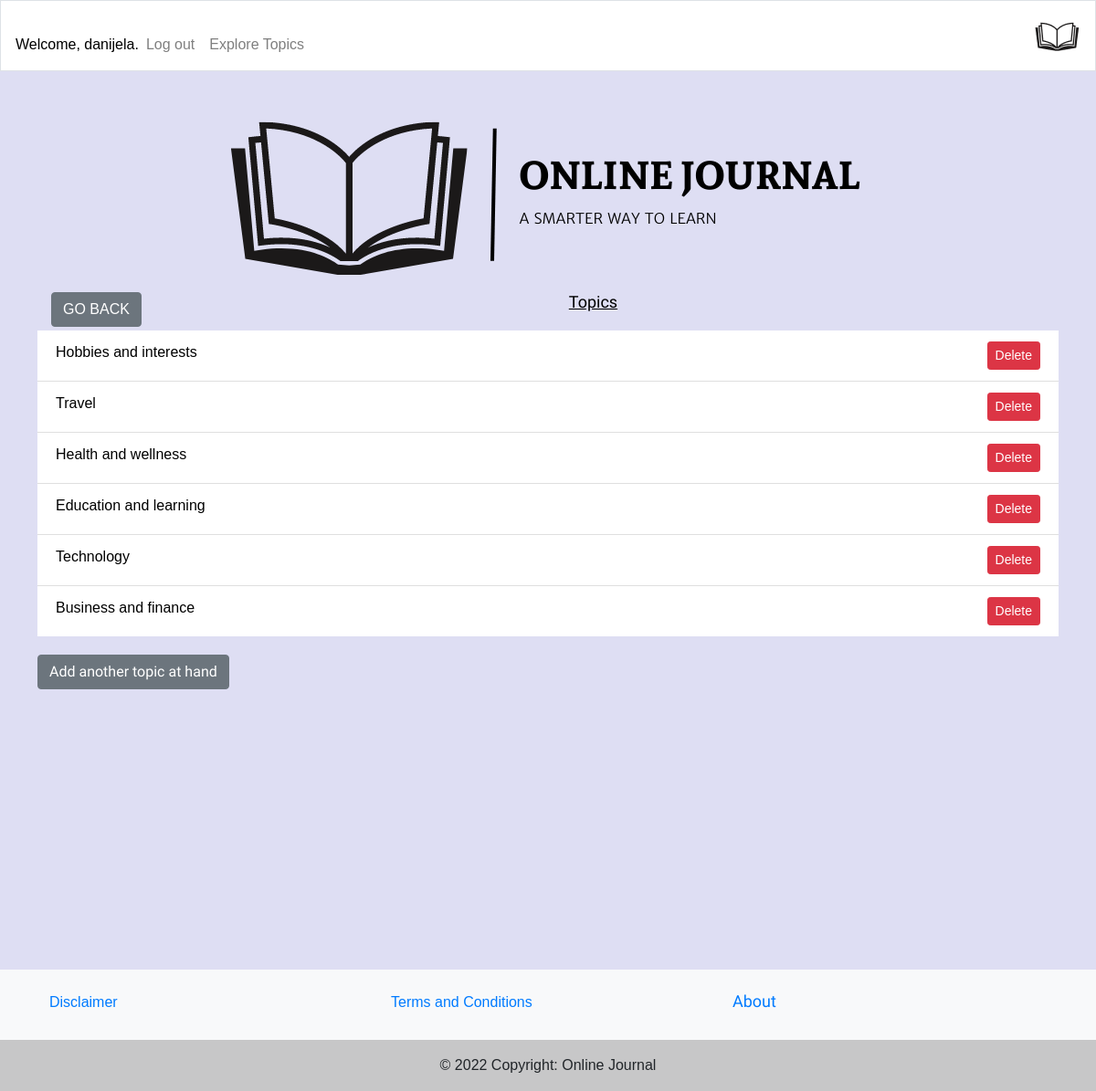
The app's page /topics/ (signed in), older data.
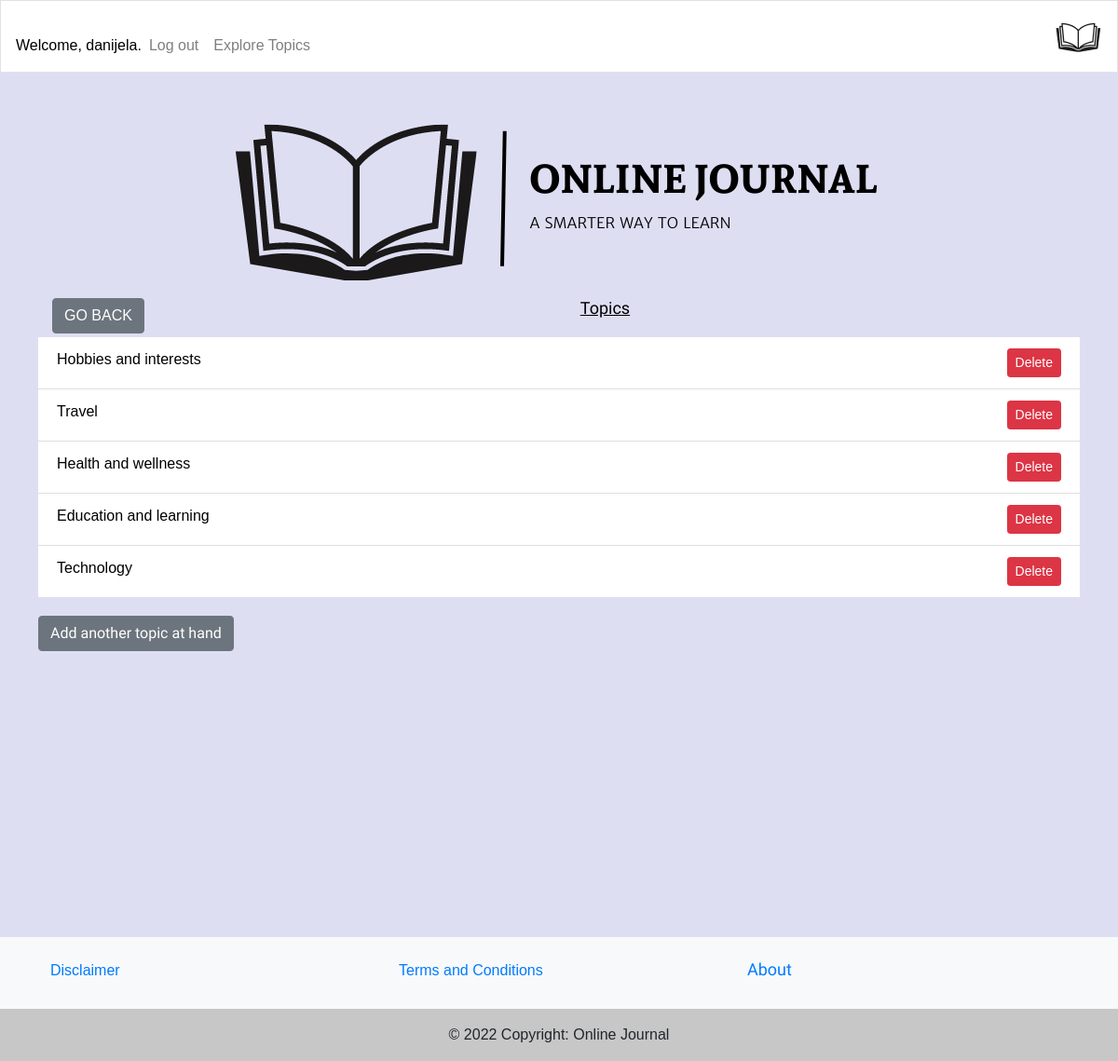
The same page, newer data.
### learning_logs/models.py (models this page shows)
class Topic(models.Model):
    text = models.CharField(max_length=200, validators=[validate_non_numeric, validate_special_characters])
    date_added = models.DateTimeField(auto_now_add=True)
    def __str__(self):
        return self.text

### learning_logs/views.py (the view)
# urls.py: path('topics/', views.topics, name='topics'),
@login_required
def topics(request):
    topics = Topic.objects.order_by('date_added')
    context = {
                'topics': topics,
            }
    return render(request, 'learning_logs/topics.html', context)

### learning_logs/templates/learning_logs/topics.html
{% extends "learning_logs/base.html" %}
{% block page_header %}
<a class="btn btn-secondary go-back" href="javascript:history.back()">Go back</a>
<h3 class="topic-on-hand">Topics</h3>
{% endblock page_header %}
{% block content %}
<ul class="topics-list list-group list-group-flush">
    {% for topic in topics %}
    <li class="list-group-item d-flex justify-content-between">
        <a href="{% url 'learning_logs:topic' topic.id %}">{{ topic }}</a>
        {% if user.is_authenticated %}
        <a href="{% url 'learning_logs:delete_topic' topic.id %}" class="btn btn-danger btn-sm">Delete</a>
        {% endif %}
    </li>
    {% empty %}
    <li class="list-group-item">There are no entries yet.</li>
{% endfor %}
</ul>
<h2><button class="btn btn-secondary" type="button" onclick="window.location.href='{% url 'learning_logs:new_topic' %}';">Add another topic at hand</button>
</h2>
{% endblock content %}

### learning_logs/templates/learning_logs/base.html (shortened to what this page needs)
<!DOCTYPE html>
{% load bootstrap4 %}
{% load static %}
<html lang="en">
<head>
  {% block css %}
  <link rel="stylesheet" href="https://cdn.jsdelivr.net/npm/bootstrap@4.6.2/dist/css/bootstrap.min.css"
>
  {% endblock %}
  <link rel="stylesheet" href='{% static "css/styles.css" %}' type="text/css">
</head>
<body>
  <nav class="navbar navbar-expand-md mb-4 border navbar-light">
    <div class="collapse navbar-collapse" id="navbarTogglerDemo01">
      <ul class="navbar-nav">
        {% if user.is_authenticated %}
        <li class="nav-item">
          <span class="navbar-text">Welcome, {{ user.username }}.</span>
        </li>
        <li class="nav-item">
          <a class="nav-link" href="{% url 'users:logout' %}">Log out</a>
        </li>
        {% else %}
        <li class="nav-item">
          <a class="nav-link" href="{% url 'users:login' %}">Log in</a></li>
        <li class="nav-item">
          <a class="nav-link" href="{% url 'users:register' %}">Register</a>
        {% endif %}
      </ul>
      <ul class="navbar-nav">
        <li class="nav-item">
          <a class="nav-link" href="{% url 'learning_logs:topics'%}">
            Explore Topics</a></li>
      </ul>
    </div>
    <a class="navbar-brand mx-auto" href="{% url 'learning_logs:index'%}">
      <img src="{% static 'images/navbar-logo.png' %}" alt="Logo">
      </a>
  </nav>
  <main class="container">
    <div class="container-md">
      <img class="logo-img" src="{% static 'images/logo.png' %}" alt="Logo">
      {% block page_header %} {% endblock page_header %}
    </div>
    <div>
      {% block content %}{% endblock content%}
    </div>
  </main>
  {% include 'learning_logs/footer.html' %}
</body>
</html>

### learning_logs/templates/learning_logs/footer.html (shortened to what this page needs)
<footer class="bg-light text-center">
    <div class="container p-4 pb-0">
        <div class="row mobiledevice">
            <div class="col-lg-4 col-md-4 col-sm-4 text-left">
                <a href="{% url 'learning_logs:disclaimer' %}">Disclaimer</a>
            </div>
            <div class="col-lg-4 col-md-4 col-sm-4 text-left">
                <a href="{% url 'learning_logs:tandc' %}">Terms and Conditions</a>
            </div>
            <div class="col-lg-4 col-md-4 col-sm-4 text-left">
                <a href="/">
                    <h4>About</h4>
                </a>
            </div>
        </div>
    </div>
    <div class="text-center p-3" style="background-color: rgba(0, 0, 0, 0.2);">
        © 2022 Copyright: Online Journal
      </div>
</footer>

### learning_logs/static/css/styles.css (style rules this page uses)
h1, h2, h3, h4, h5, h6 { font-family: 'Sura', sans-serif; font-size: large; }
body { background-color: #dedef3; font-family: 'Merriweather', sans-serif; }
.navbar { background: white; }
.navbar-brand { color: rgb(255 255 255); text-transform: uppercase; }
.nav-item, .nav-link { color: black; }
.list-group-item a { color: black; }
.navbar-light .navbar-text { color: black!important; }
.topic-on-hand { text-decoration: underline; color: black; text-align: center; }
.btn-secondary.go-back { float: left!important; }
main.container { padding: 11px; margin-bottom: 18rem; }
.list-group-flush { margin-bottom: 20px!important; }
ul { margin-top: 20px!important; }
.container-md { text-align: center; }
img { display: block !important; margin: auto !important; }
a.btn.btn-danger { color: white; }
.go-back { color: white; text-decoration: none; text-transform: uppercase; }
footer.bg-light { position: relative; left: 0; right: 0; bottom: 0; width: 100%; }

Row changes from the older to the newer data that the page shows:
removed Topic: text "Business and finance"
